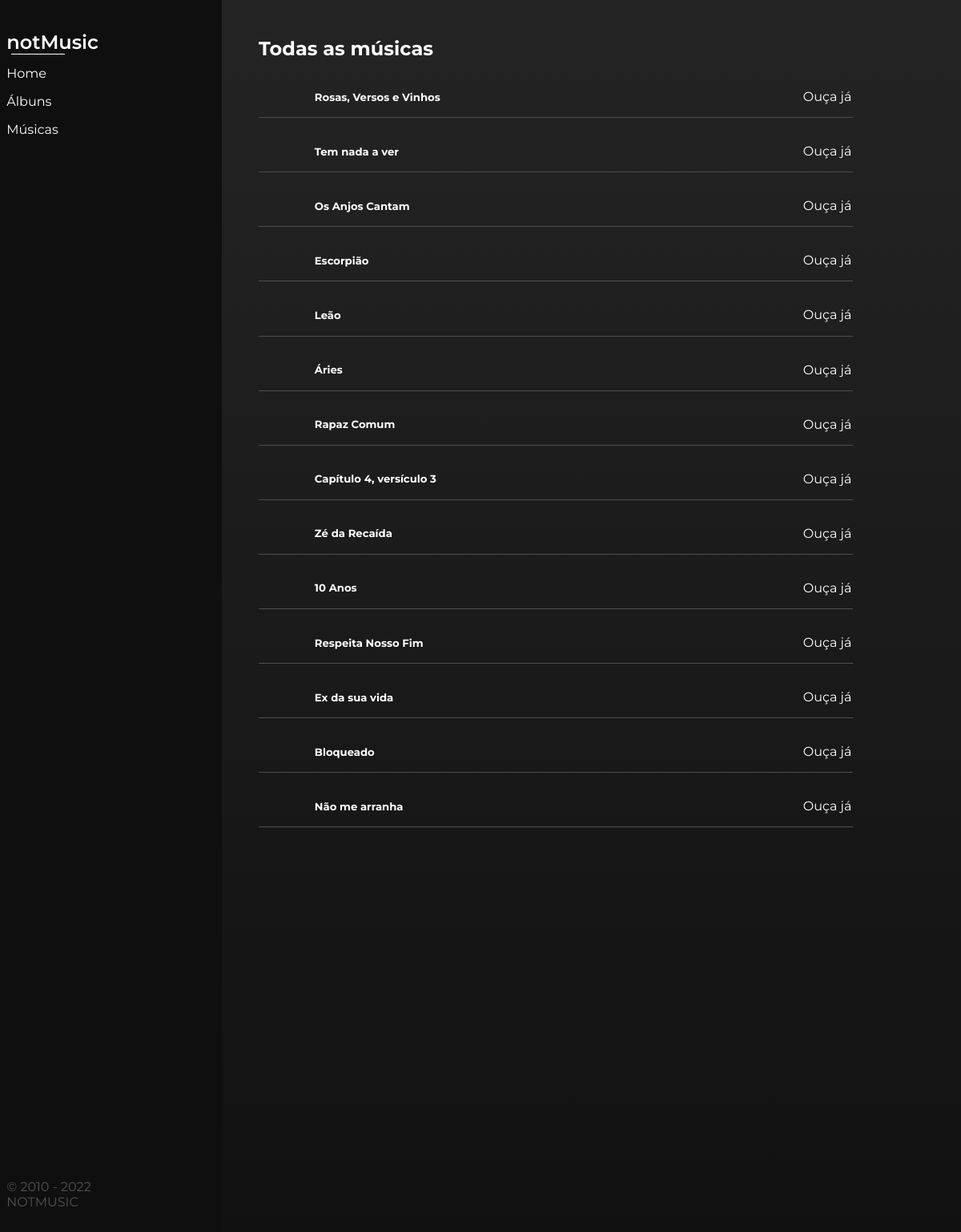
Screenshot of /notMusic/todasMusicas/ with the database file from the repository.
### notMusic/models.py (models this page shows, shortened)
class Musica(models.Model):
    tituloMusica = models.CharField(max_length=50)
    duracao = models.CharField(max_length=10)
    compositor = models.CharField(max_length=80)
    linkMusica = models.CharField(max_length=200, default= "null")
    fotoMusica = models.CharField(max_length=200, default= "null")

### notMusic/views.py (the view)
# urls.py: path('todasMusicas/',views.TodasMusicasView.as_view(), name='todasMusicas'),
class TodasMusicasView(generic.ListView):
    template_name = 'notMusic/todasMusicas.html'
    context_object_name = 'lista_de_musicas'
    def get_queryset(self):
        return Musica.objects.all()

### notMusic/templates/notMusic/todasMusicas.html (shortened to what this page needs)
<!DOCTYPE html>
<html lang="pt-br">
    <head>
        {% load static %}
        <link rel="stylesheet" type="text/css" href="{% static 'notMusic/css/index.css' %}">
    </head>
    <body>
        <main>
            <header>
                <p class="logo">notMusic</p>
                <div class="nav-header">
                    <a class="link-header" href="{% url 'notMusic:index' %}">Home</a>
                    <p><a class="link-header" href="{% url 'notMusic:todosAlbuns' %}">Álbuns</a></p>
                    <a class="link-header" href="{% url 'notMusic:todasMusicas' %}">Músicas</a>
                </div>
                <p class="cop">© 2010 - 2022 NOTMUSIC</p>
            </header>
            <section class="sec-main">
                <h2 class="titulo-sec">Todas as músicas</h2>
                {% for m in lista_de_musicas %}
                    <ul>
                        <li>
                            <div class="controla">
                                <h4 class="nome-artista">{{m.tituloMusica}}</h4>
                            </div>
                            <a class="link-albuns" href="{{m.linkMusica}}" target="blank">Ouça já</a>
                        </li>
                    </ul>
                {% endfor %}
            </section>
        </main>
    </body>
</html>

### notMusic/static/notMusic/css/index.css (style rules this page uses)
body { border: none; padding: 0; margin: 0; font-family: 'Montserrat', sans-serif; }
main { display: flex; }
header { background-color: #0f0f0f; padding: 1.2% 0%; width: 30%; height: auto; }
.logo { color: white; margin-left: 3%; font-weight: 600; font-size: 2vw; margin-bottom: 5%; }
.logo::after { content: ""; width: 25%; height: 1px; display: block; background-color: #ffffff; margin-left: 2%; }
.nav-header { margin-top: 0; margin-left: 3%; margin-bottom: 100%; }
.link-header { color: #ffffff; text-decoration: none; transition: 0.3s; }
.cop { margin-left: 3%; color: #525252; width: 60%; margin-top: 1300px; }
.sec-main { width: 100%; max-width: 100%; background: linear-gradient(#242424, #111111); height: auto; }
.titulo-sec { color: #ffffff; margin-top: 5%; font-size: 2vw; margin-left: 5%; }
.controla { width: 40%; display: flex; align-items: center; }
ul { margin-left: 5%; border-bottom: #4e4e4e solid 1px; display: flex; width: 80%; padding: 0% 0.2%; }
li { list-style: none; display: flex; width: 100%; justify-content: space-between; align-items: center; }
.nome-artista { font-size: 1.1vw; color: white; }
.link-albuns { text-decoration: none; color: white; transition: 0.3s; }

### rows the page displays
Musica: tituloMusica "Rosas, Versos e Vinhos"
Musica: tituloMusica "Tem nada a ver"
Musica: tituloMusica "Os Anjos Cantam"
Musica: tituloMusica "Escorpião"
Musica: tituloMusica "Leão"
Musica: tituloMusica "Áries"
Musica: tituloMusica "Rapaz Comum"
Musica: tituloMusica "Capítulo 4, versículo 3"
Musica: tituloMusica "Zé da Recaída"
Musica: tituloMusica "10 Anos"
Musica: tituloMusica "Respeita Nosso Fim"
Musica: tituloMusica "Ex da sua vida"
Musica: tituloMusica "Bloqueado"
Musica: tituloMusica "Não me arranha"
